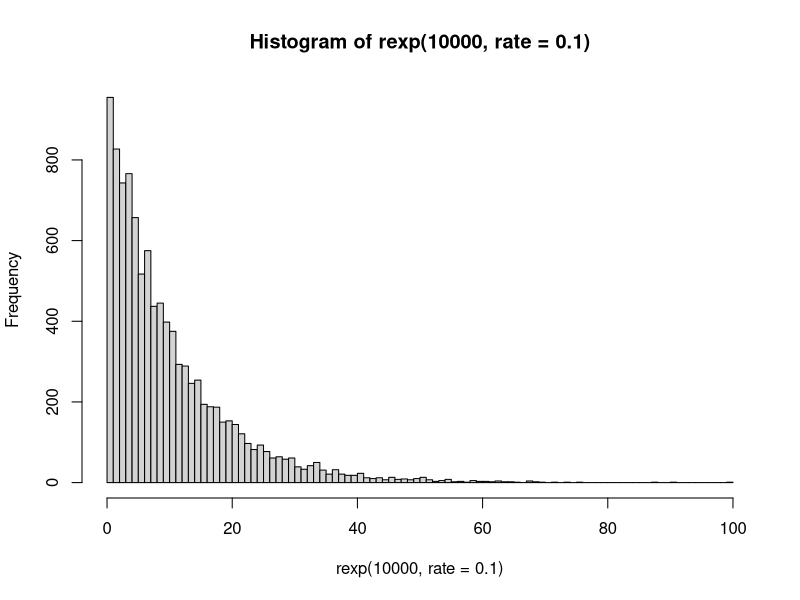
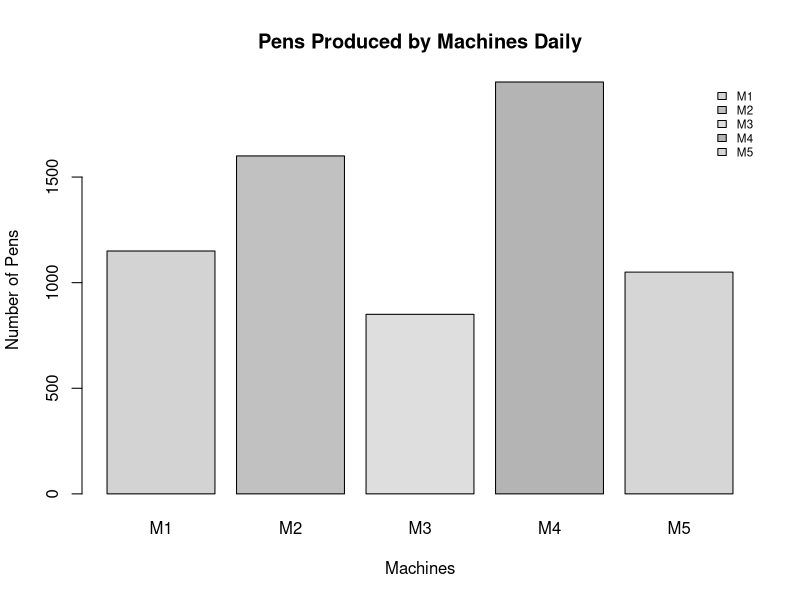
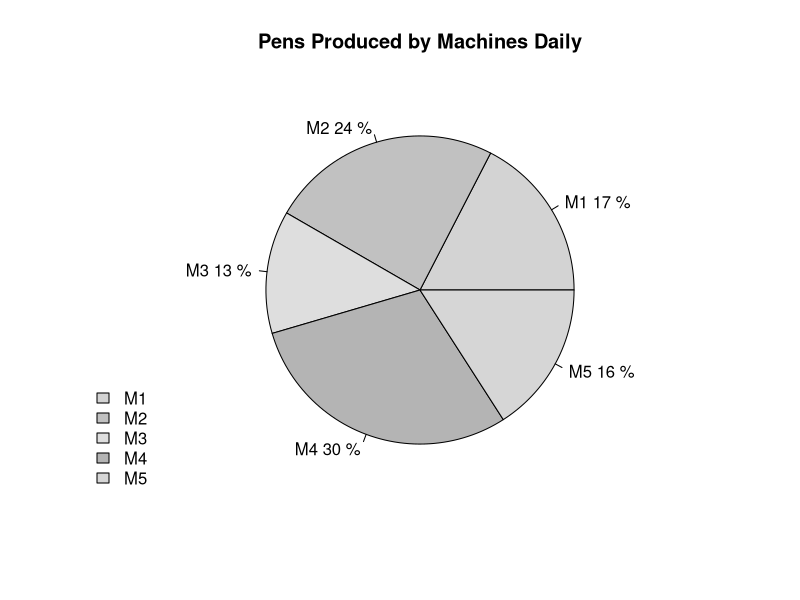
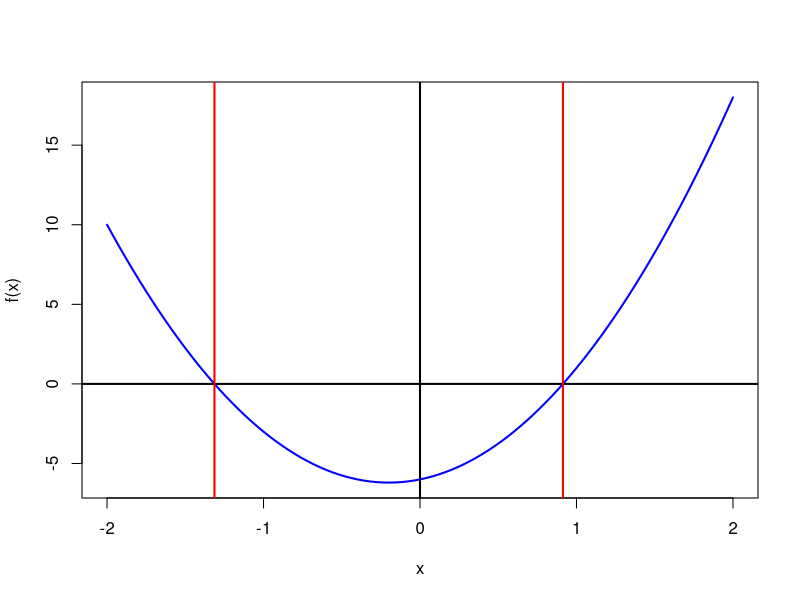

Write R code to recreate these figures, in order.
## ---- chunk 1
# Q 1. (b)
tan(exp(c(1, 3, 5)^2 + 5*c(1, 3, 5)))
## ---- chunk 2
# Q 1. (c)
days <- c("Sun", "Mon", "Tue", "Wed", "Fri", "Sat")
append(days, "Thu", after = 4)
## ---- chunk 3
# Q 1. (d)
10^seq(0, -3, by = -1)
## ---- chunk 4
# Q 1. (e)
x <- c(1, 2, 3, 4, 5, 3, 7, 10, 9, 5, 4, 12, 20)
which(x>4)
## ---- chunk 5
# Q 1. (f)
x <- c(1, 2, 3, 4, 5, 6, 7, 8, 9, 10, 11, 12, 13, 14, 15)
x <- x[-c(2, 5, 10, 11)]
x
## ---- chunk 6
# Q 1. (g)
# I don't know how the concept of vector addition is being used here !!! 
mat = matrix(rep(c(2, 5, 6, 7), each = 4), nrow = 4, ncol = 4, byrow = TRUE)
mat
## ---- chunk 7
# Q 1. (h)
(abs(sqrt(median(rnorm(15, 50, 5)))) > 10)
## ---- chunk 8
# Q 1. (i)
0^0
Inf^0
## ---- chunk 9
# Q. 1. (m)
observations <- c(5, 10, 2, 3, 4, 15, 17, 1, 6, 8)

sum(rank(observations) * ifelse(observations > 0, 1, 0))
## ---- chunk 10
# Q 1. (o)
elements <- c(1, 2, 3, 4)
mat = matrix(elements, nrow = 2, ncol = 2, byrow = TRUE)
c(eigen(mat)$values) > 0
## ---- chunk 11
# Q 1. (p)
hist(rexp(10000, rate = 0.1), nclass = 100)
## ---- chunk 12
# Q. 2. (a)

machines <- c("M1", "M2", "M3", "M4", "M5")

pens <- c(1150, 1600, 850, 1950, 1050)

relative_number_of_pens <- pens/sum(pens)

colors <- gray(1 - relative_number_of_pens)


# barplot

barplot(pens,
        xlab = "Machines",
        ylab = "Number of Pens",
        names.arg = machines,
        main = "Pens Produced by Machines Daily",
        col = colors)

legend("topright",
       legend = machines,
       fill = colors,
       cex = 0.7,
       bty = "n")



# pie chart

percentages <- round((pens/sum(pens))*100)

tags <- paste(machines, percentages, "%", sep = " ")

pie(pens,
    main = "Pens Produced by Machines Daily",
    col = colors,
    labels = tags)

legend("bottomleft",
       legend = machines,
       fill = colors,
       cex = 1,
       bty = "n")
## ---- chunk 13
# Q. 2. (b)

f <- function(x) (5*(x^2) + 2*x - 6)

curve(f, -2, 2, col = "blue", lwd = 2)

# x-axis
abline(h = 0, col = "black", lwd = 2)

# y-axis 
abline(v = 0, col = "black", lwd = 2)

# marking the real roots by vertical lines
abline(v = polyroot(c(-6, 2, 5)), col = "red", lwd = 2)

# polyroot(c(-6, 2, 5))
# polyroot() function takes a vector as an argument, the vector is supposed to have the coefficients of the polynomial, as per the increasing power of the variable
## ---- chunk 14
# Q 2. (d)

numbers <- 1:16

M <- matrix(data = numbers, nrow = 4, ncol = 4 , byrow = TRUE)
M

M_1 <- matrix(data = 0, nrow = 4, ncol = 4 , byrow = TRUE)
for (i in 1:4) 
{
  for (j in 1:4) 
  {
    if(i < j)
    {
      M_1[i,j] = 0
    }
    else if(i == j)
    {
      M_1[i,j] = M[i,j] / 2
    }
    else if(i > j)
    {
      M_1[i,j] = M[i,j]
    }
  }
}

M_1

M_2 <- matrix(data = 0, nrow = 4, ncol = 4, byrow = TRUE)

for (i in 1:4) 
{
  for (j in 1:4) 
  {
    if(i < j)
    {
      M_2[i,j] = M[i,j]
    }
    else if(i == j)
    {
      M_2[i,j] = M[i,j] / 2
    }
    else if(i > j)
    {
      M_2[i,j] = 0
    }
  }
}

M_2

M == M_1 + M_2
